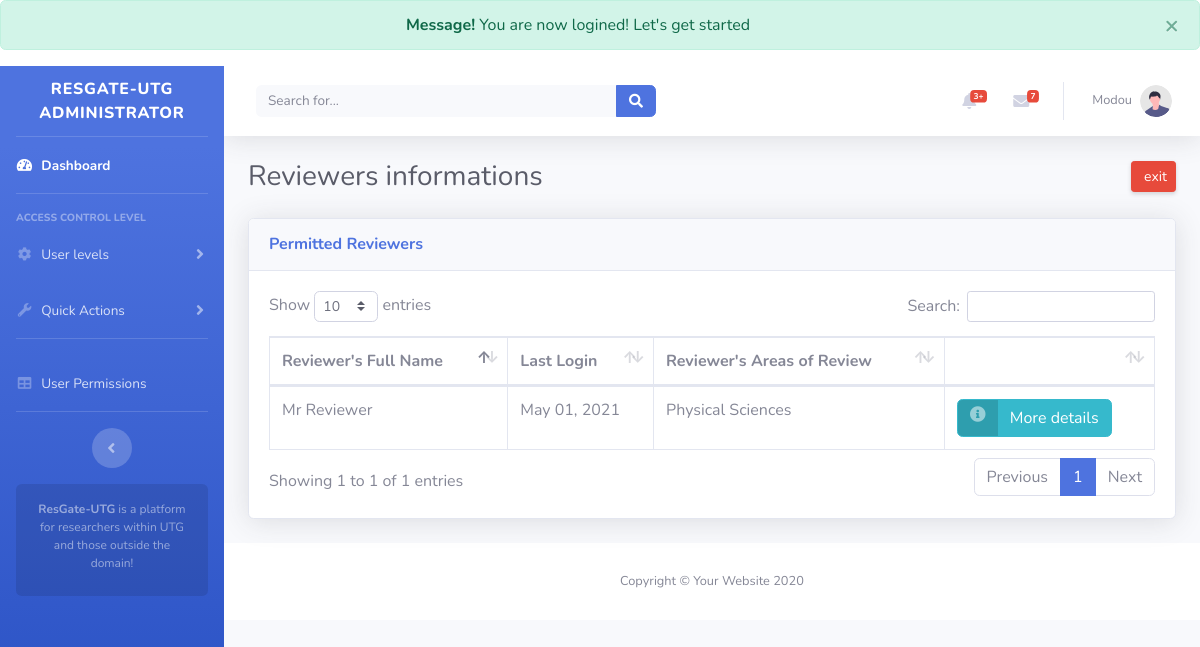
The page /researchgate/admin/publisher/components/rev_view.php (signed in) on the database its author committed.
### tables this page shows
CREATE TABLE `reviewers` (
  `id` int(11) NOT NULL,
  `full_name` varchar(100) NOT NULL,
  `email` varchar(75) NOT NULL,
  `password` varchar(150) NOT NULL,
  `role` varchar(75) DEFAULT 'Reviewer',
  `last_login` varchar(150) DEFAULT '0000-00-00 00:00:00',
  `join_data` timestamp NULL DEFAULT current_timestamp(),
  `status` tinyint(4) NOT NULL DEFAULT 0,
  `permitted` tinyint(4) NOT NULL DEFAULT 0,
  `deleted` tinyint(4) NOT NULL DEFAULT 0,
  `rev_field` int(11) NOT NULL
);

CREATE TABLE `res_area` (
  `id` int(11) NOT NULL,
  `category` varchar(50) NOT NULL,
  `root_id` tinyint(4) NOT NULL DEFAULT 0
);

### researchgate/admin/publisher/components/simple-query.php (called while the page is built, shortened)
<?php
require_once $_SERVER['DOCUMENT_ROOT'] . '/researchgate/core/db.php';
$rev_tab = $db->query("SELECT * FROM `reviewers` ORDER BY `reviewers`.`join_data` DESC");

### researchgate/function/helpers.php (called while the page is built, shortened)
<?php
function month_day_year_formate($date)
{
    return date("M d, Y", strtotime($date));
}

### researchgate/admin/publisher/components/rev_view.php (the view, shortened to what this page needs)
<?php
require_once $_SERVER['DOCUMENT_ROOT'] . '/researchgate/core/db.php';
require_once(ROOT . DS . "admin" . DS . "publisher" . DS . "components" . DS . "simple-query.php");
include(ROOT . DS . "core" . DS . "head-admin.php");
include(ROOT . DS . "admin" . DS . "publisher" . DS . "dashboard" . DS . "aside.php");
include(ROOT . DS . "admin" . DS . "publisher" . DS . "dashboard" . DS . "top-nav.php");
?>
<div class="container-fluid">
    <div class="d-sm-flex align-items-center justify-content-between mb-4">
        <h1 class="h3 mb-0 text-gray-800">Reviewers informations</h1>
        <a href="<?= PROOT ?>admin/publisher/dashboard/index.php" class="d-none d-sm-inline-block btn btn-sm btn-danger shadow-sm"><i class="fas fa-sm text-white-50"></i> exit</a>
    </div>
    <div class="card shadow mb-4">
        <div class="card-header py-3">
            <h6 class="m-0 font-weight-bold text-primary">Permitted Reviewers</h6>
        </div>
        <div class="card-body">
            <div class="table-responsive">
                <table class="table table-bordered" id="dataTable" width="100%" cellspacing="0">
                    <thead>
                        <tr>
                            <th>Reviewer's Full Name</th>
                            <th>Last Login</th>
                            <th>Reviewer's Areas of Review</th>
                            <th></th>
                        </tr>
                    </thead>
                    <tbody>
                        <?php while ($rev_data = mysqli_fetch_assoc($rev_tab)) :
                            $patner_id = $rev_data['rev_field'];
                            $field = $db->query("SELECT * FROM `res_area` WHERE id = '{$patner_id}'");
                            $rev_fld = mysqli_fetch_assoc($field);;
                        ?>
                            <tr>
                                <td><?= $rev_data['full_name']; ?></td>
                                <td><?= ($rev_data['last_login'] == '0000-00-00 00:00:00') ? 'Never Logged In' : month_day_year_formate($rev_data['last_login']); ?></td>
                                <td><?= $rev_fld['category'] ?></td>
                                <td><a href=#" class="btn btn-info btn-icon-split">
                                        <span class="icon text-white-50">
                                            <i class="fas fa-info-circle"></i>
                                        </span>
                                        <span class="text">More details</span>
                                    </a></td>
                            </tr>
                        <?php endwhile; ?>
                    </tbody>
                </table>
            </div>
        </div>
    </div>
</div>
<?php include(ROOT . DS . "admin" . DS . "publisher" . DS . "components" . DS . "footer.php");

### rows shown on the page
reviewers: full_name "Mr Reviewer", last_login "May 01, 2021", res_area.category "Physical Sciences"

### other values the page prints
$_SESSION['success_mesg'] "You are now logined! Let's get started"
$user_data['first'] "Modou"
